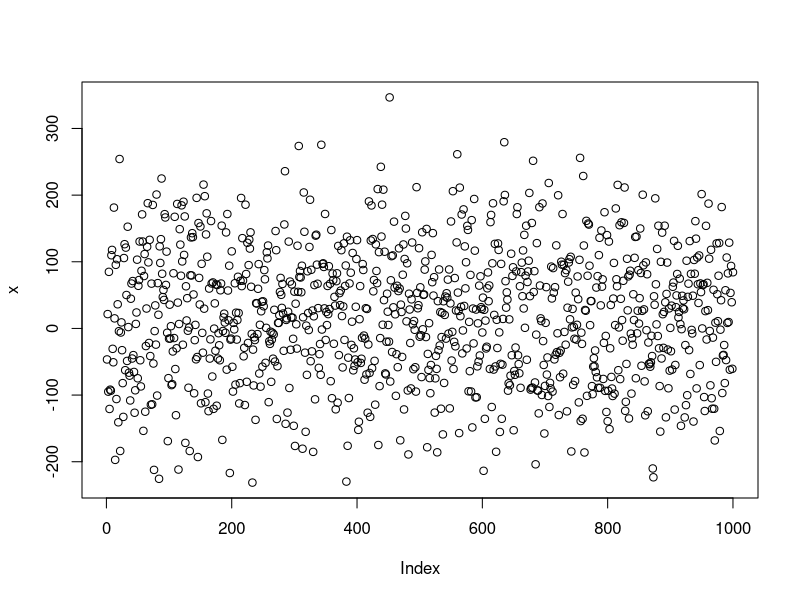
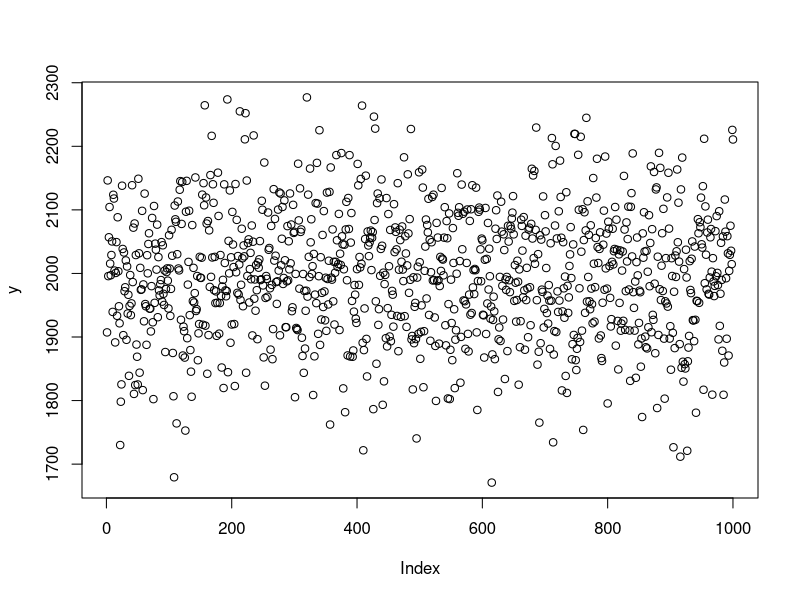

These figures' R source, in order:
# My first Code

x <- rnorm(1000, 20, 100)
plot(x)

# Here is some othe code
m <- 20
s <- 100
y <- rnorm(1000)
y <- (y+m)*s

plot(y)
